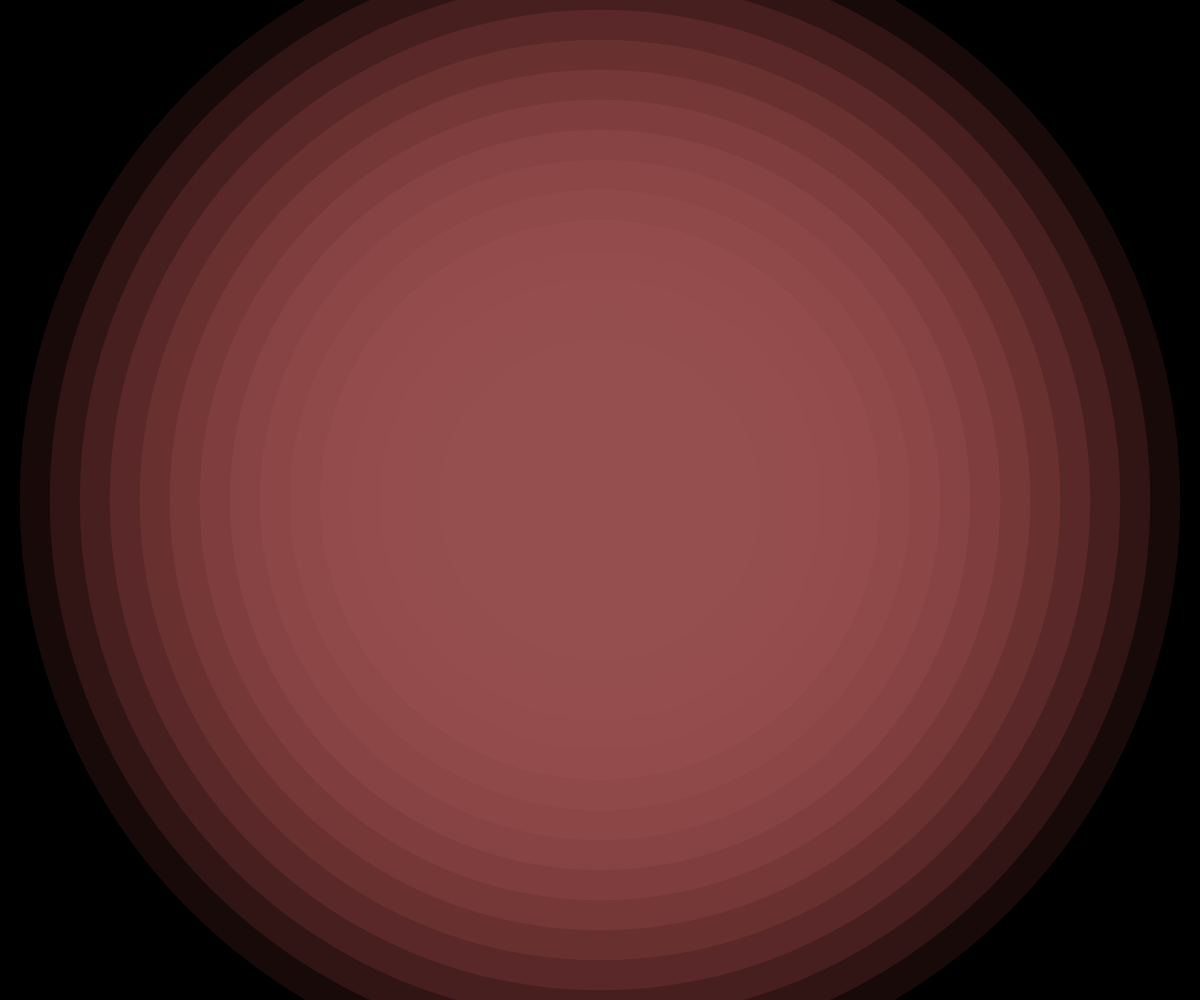
Frame 1 (no input)
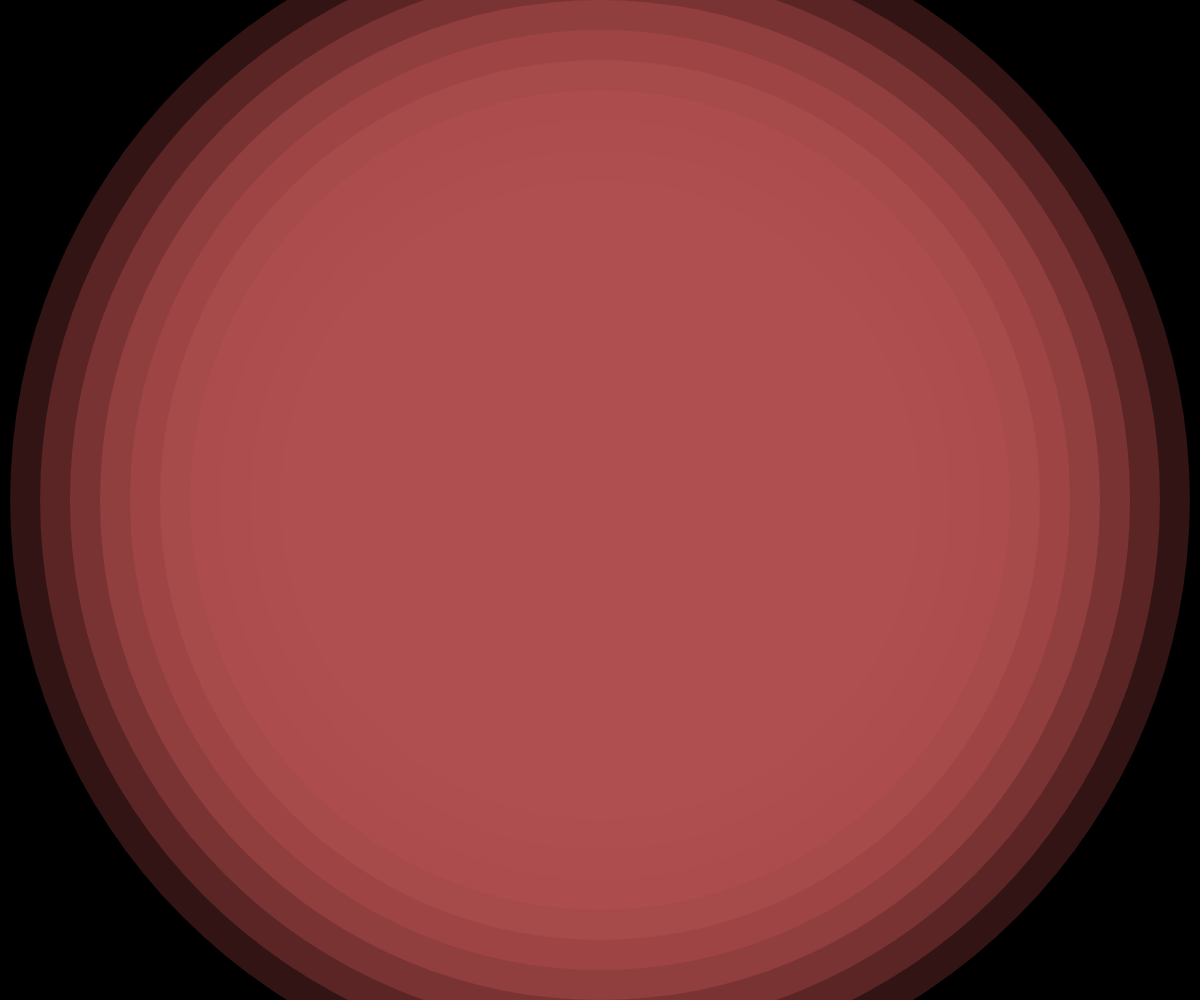
Frame 60 (no input)
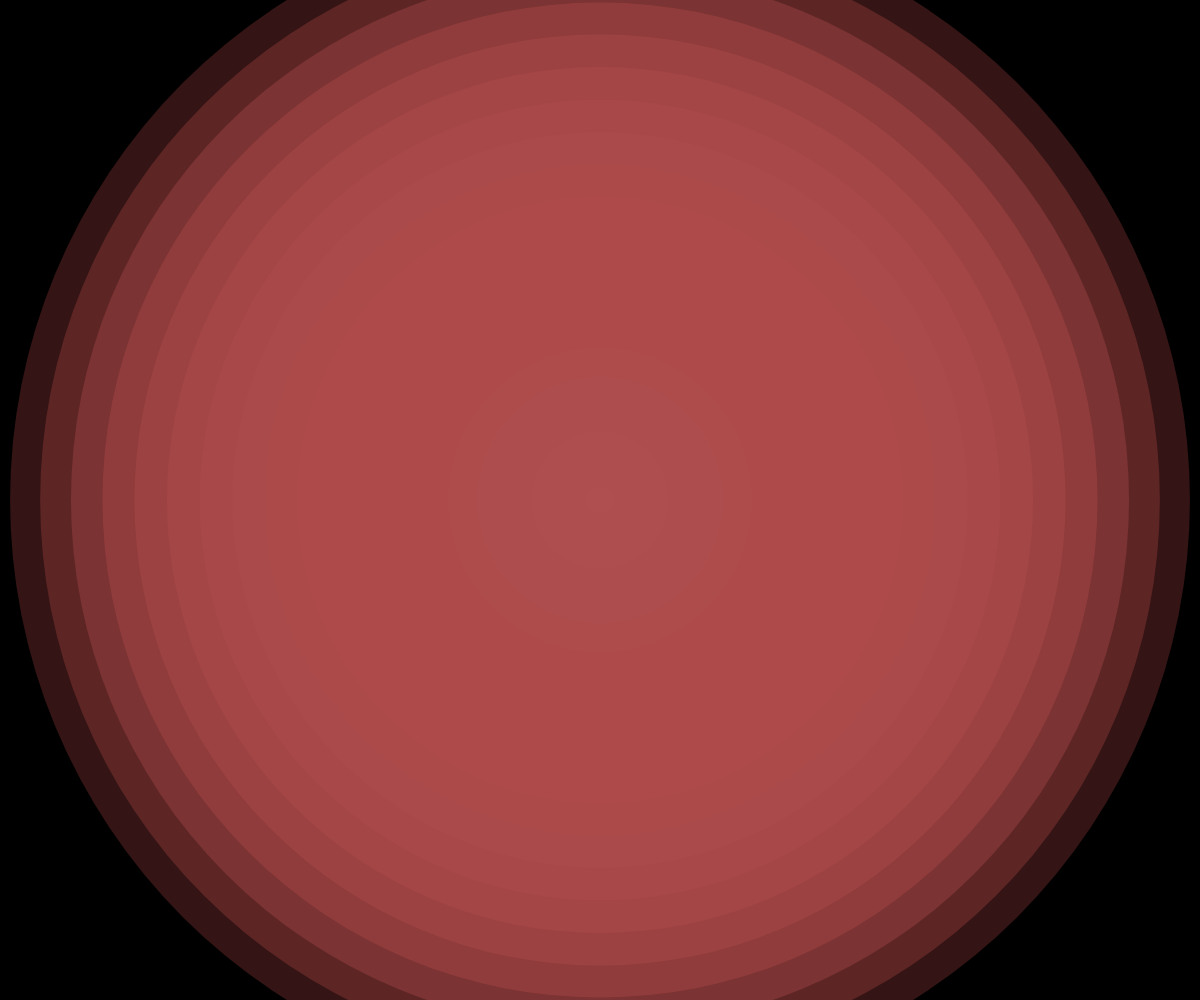
Frame 120 (the mouse pressed at the canvas centre since frame 60)

The p5.js sketch that drew these frames (run headless with seeded random() and noise() and a simulated clock; from frame 60 on, the mouse is pressed at the canvas centre):

// p5.js sketch
// ── sketch.js
let rings = [];
let speed = 1;
let mouseDrag = false;
let lastMouseX = 0;
let lastMouseY = 0;

function setup() {
  createCanvas(windowWidth, windowHeight);
  noStroke();
  // Initialize rings
  for (let i = 0; i < 20; i++) {
    rings.push({
      radius: i * 30,
      alpha: 255 - i * 10,
      hue: i * 10,
      speed: 0.01 + i * 0.001
    });
  }
}

function draw() {
  background(0);
  
  // Update and draw rings
  for (let i = 0; i < rings.length; i++) {
    let r = rings[i];
    
    // Pulse effect
    let pulse = sin(frameCount * r.speed * speed) * 0.5 + 0.5;
    let radius = r.radius + pulse * 20;
    
    // Color shift based on position and time
    let hue = (r.hue + frameCount * 0.1) % 360;
    fill(hue, 80, 80, r.alpha * pulse);
    
    // Draw ring as a circle with radius adjusted by pulse
    ellipse(width/2, height/2, radius * 2, radius * 2);
  }
  
  // Distortion effect from mouse drag
  if (mouseDrag) {
    let dx = mouseX - lastMouseX;
    let dy = mouseY - lastMouseY;
    
    // Apply a swirling distortion to the rings
    for (let i = 0; i < rings.length; i++) {
      let r = rings[i];
      let angle = atan2(mouseY - height/2, mouseX - width/2);
      let distFromCenter = dist(mouseX, mouseY, width/2, height/2);
      
      // Distort based on mouse proximity
      if (distFromCenter < 300) {
        let distortion = map(distFromCenter, 0, 300, 1, 0);
        r.radius += dx * 0.01 * distortion;
        r.hue += dy * 0.1 * distortion;
      }
    }
  }
  
  lastMouseX = mouseX;
  lastMouseY = mouseY;
}

function mousePressed() {
  speed = random(0.5, 3);
  return false;
}

function mouseDragged() {
  mouseDrag = true;
  return false;
}

function mouseReleased() {
  mouseDrag = false;
  return false;
}

function windowResized() {
  resizeCanvas(windowWidth, windowHeight);
}
